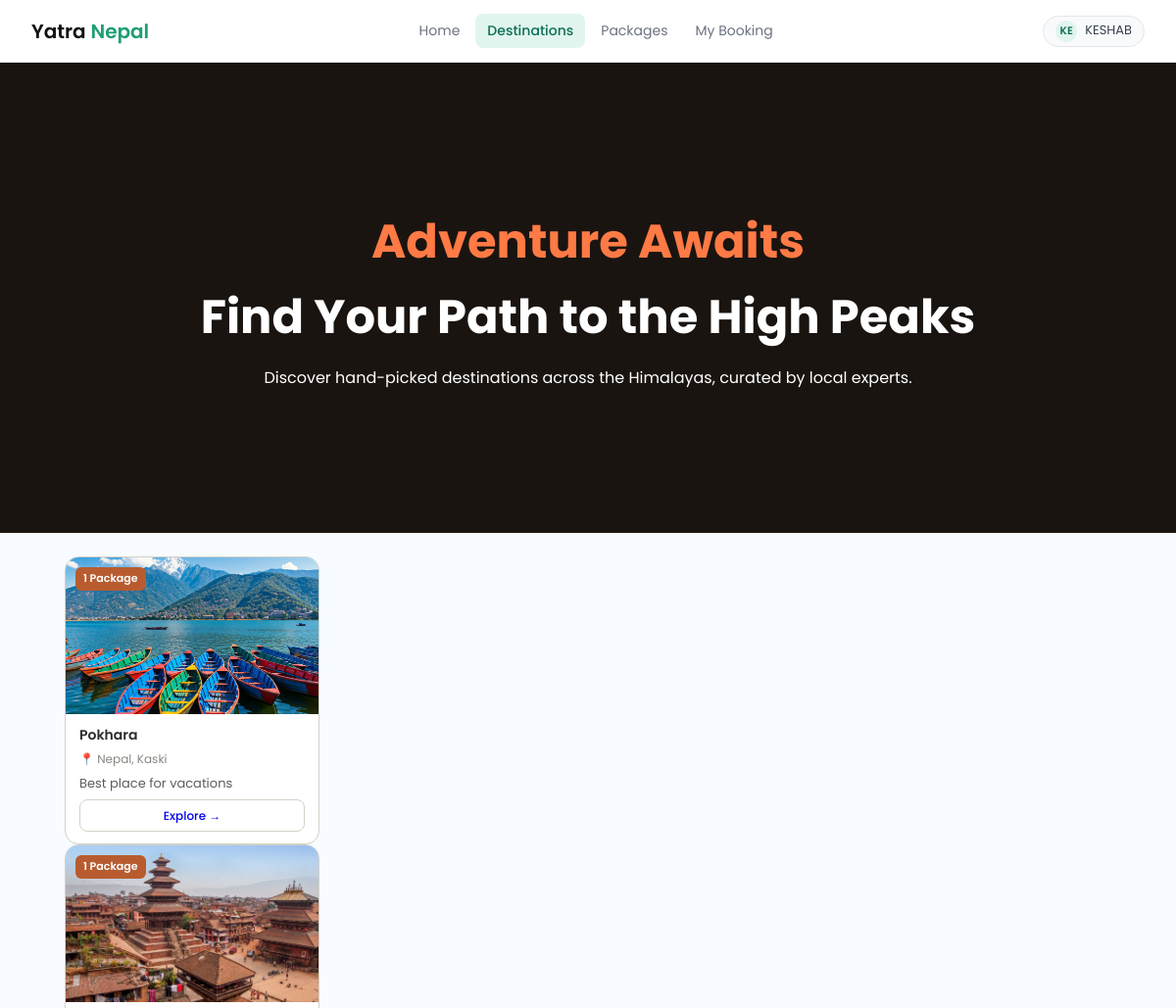
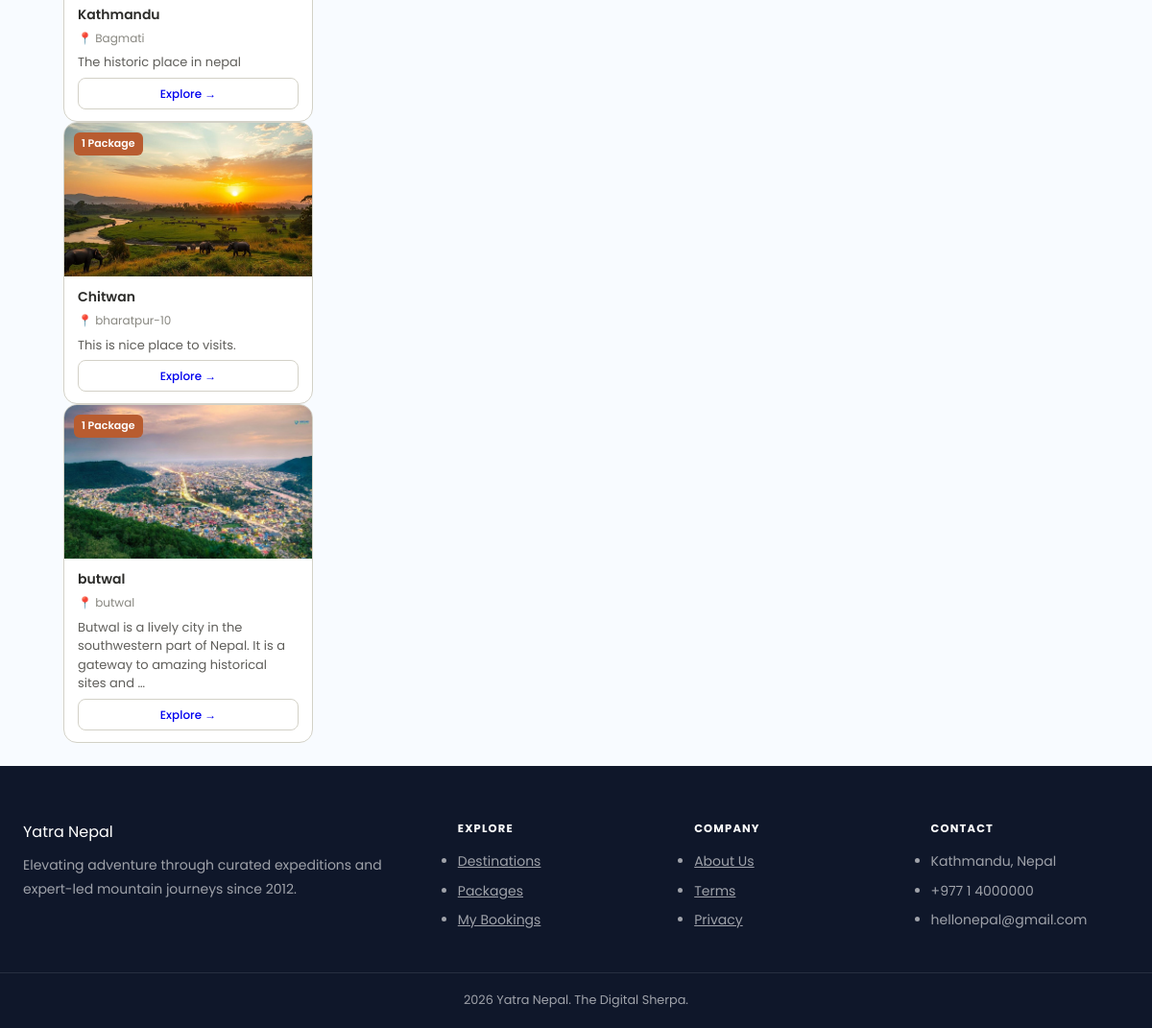
Screenshot of /destination/ (signed in) with the database file from the repository (2 pictures, top to bottom).
### tours/models.py (models this page shows, shortened)
class Destination(models.Model):
    id = models.AutoField(primary_key=True)
    name = models.CharField(max_length=200)
    location = models.CharField(max_length=255)
    latitude = models.FloatField(blank=True, null=True)
    longitude = models.FloatField(blank=True, null=True)
    description = models.TextField(blank=True)
    image = models.ImageField(upload_to='destinations/', blank=True, null=True)
    created_at  = models.DateTimeField(auto_now_add=True)
    class Meta:
        db_table = 'destinations'

### tours/views.py (the view)
# urls.py: path('destination/' , views.destination, name='destinations'),
def destination(request):
    destinations = Destination.objects.all()
    return render(request, "tours/destination.html", {
        'destinations': destinations
    })

### tours/templates/tours/destination.html (shortened to what this page needs)
{% extends "base.html" %}
{% load static %}
{% block main_content %}
<section class="destination-hero">
    <div class="destination-hero-content">
        <h1>Adventure Awaits</h1>
        <h2>Find Your Path to the High Peaks</h2>
        <p>Discover hand-picked destinations across the Himalayas, curated by local experts.</p>
    </div>
</section>
<div class="page-wrap">
  <div class="filter-layout">
    <section>
      {% if destinations %}
      <div class="grid-1" id="dest-grid">
        {% for destination in destinations %}
        <div class="card" data-name="{{ destination.name|lower }}" data-loc="{{ destination.location|lower }}">
          <div class="card-img">
            {% if destination.image %}
            <img src="{{ destination.image.url }}" alt="{{ destination.name }}" />
            {% else %}
            <img src="https://images.unsplash.com/photo-1544735716-392fe2489ffa?w=600&q=80" alt="{{ destination.name }}" />
            {% endif %}
            <span class="card-badge">{{ destination.packages.count }} package{{ destination.packages.count|pluralize }}</span>
          </div>
          <div class="card-body">
            <h3 class="card-title">{{ destination.name }}</h3>
            <p class="card-sub">📍 {{ destination.location }}</p>
            <p class="card-text">{{ destination.description|truncatewords:20 }}</p>
            <a class="btn btn-dark btn-sm" href="{% url 'destination_detail' destination.id %}">Explore →</a>
          </div>
        </div>
        {% endfor %}
      </div>
      {% else %}
      <div class="empty-state">
        <div class="empty-icon">🏔️</div>
        <h3>No destinations yet</h3>
        <p>Check back soon — we're adding amazing new places!</p>
      </div>
      {% endif %}
    </section>
  </div>
</div>
{% endblock %}

### tours/templates/base.html (shortened to what this page needs)
<!DOCTYPE html>
{% load static %}
<html lang="en">
<head>
    <link rel="stylesheet" href="{% static 'css/style.css' %}">
</head>
<body>
    <header class="header">
    <div class="logo">
      <h2>Yatra <span>Nepal</span></h2>
    </div>
    <nav class="nav">
      <a href="{% url 'home' %}" class="{% if request.resolver_match.url_name == 'home' %}active{% endif %}">Home</a>
      <a href="{% url 'destinations' %}" class="{% if request.resolver_match.url_name == 'destinations' %}active{% endif %}">Destinations</a>
      <a href="{% url 'packages' %}" class="{% if request.resolver_match.url_name == 'packages' %}active{% endif %}">Packages</a>
      {% if user.is_authenticated %}
      <a href="{% url 'my_bookings' %}" class="{% if 'booking' in request.resolver_match.url_name %}active{% endif %}">My Booking</a>
      {% endif %}
    </nav>
    <div class="cta">
      {% if user.is_authenticated %}
        <div class="user-dropdown">
          <div class="user-badge">
            <div class="avatar">{{ user.first_name|slice:":2"|upper|default:user.username|slice:":2"|upper }}</div>
            {{ user.first_name|default:user.username }}
          </div>
        </div>
      {% else %}
        <a class="btn-ghost" href="{% url 'login' %}">Login</a>
        <a class="btn-primary" href="{% url 'register' %}">Sign Up</a>
      {% endif %}
    </div>
</header>
{% block main_content %}
{% endblock %}
<footer class="site-footer">
    <div class="footer-grid">
      <div>
        <div class="brand footer-brand">Yatra Nepal</div>
        <p class="footer-text">Elevating adventure through curated expeditions and expert-led mountain journeys since 2012.</p>
      </div>
      <div>
        <h3 class="footer-heading">Explore</h3>
        <ul class="footer-list">
          <li><a href="{% url 'destinations' %}">Destinations</a></li>
          <li><a href="{% url 'packages' %}">Packages</a></li>
          {% if user.is_authenticated %}<li><a href="#">My Bookings</a></li>{% endif %}
        </ul>
      </div>
      <div>
        <h3 class="footer-heading">Company</h3>
        <ul class="footer-list">
          <li><a href="#">About Us</a></li>
          <li><a href="#">Terms</a></li>
          <li><a href="#">Privacy</a></li>
        </ul>
      </div>
      <div>
        <h3 class="footer-heading">Contact</h3>
        <ul class="footer-list">
          <li>Kathmandu, Nepal</li>
          <li>+977 1 4000000</li>
          <li>hellonepal@gmail.com</li>
        </ul>
      </div>
    </div>
    <div class="footer-bottom">
      <p> 2026 Yatra Nepal. The Digital Sherpa.</p>
    </div>
  </footer>
</body>
</html>

### tours/static/css/style.css (style rules this page uses)
* { margin: 0; padding: 0; box-sizing: border-box; }
:root { --primary-color: #2f6bff; --secondary-color: #ff7a45; --search-background-color: #eef2ff; --text-color: #0f172a; --border-color: #cbd5e1; --white: #ffffff; --dark: #0f172a; --surface: #f8fafc; }
body { font-family: "Poppins", sans-serif; color: var(--text-color); background-color: #f8fbff; line-height: 1.6; }
.header { display: flex; align-items: center; justify-content: space-between; padding: 0 2rem; height: 64px; background: #fff; border-bottom: 1px solid #e5e7eb; gap: 1.5rem; }
.logo h2 { font-size: 20px; font-weight: 600; color: #111; }
.logo span { color: #1D9E75; }
.nav { display: flex; align-items: center; gap: 0.25rem; }
.nav a { font-size: 14px; color: #6b7280; text-decoration: none; padding: 6px 12px; border-radius: 8px; transition: background 0.15s, color 0.15s; }
.nav a.active { color: #0F6E56; background: #E1F5EE; font-weight: 500; }
.cta { display: flex; align-items: center; gap: 8px; }
.user-badge { display: flex; align-items: center; gap: 8px; font-size: 13px; color: #374151; background: #f9fafb; border: 1px solid #e5e7eb; border-radius: 99px; padding: 4px 12px; cursor: pointer; position: relative; }
.user-dropdown { position: relative; }
.avatar { width: 22px; height: 22px; border-radius: 50%; background: #E1F5EE; display: flex; align-items: center; justify-content: center; font-size: 11px; font-weight: 600; color: #0F6E56; }
.btn { display: inline-block; text-decoration: none; border-radius: 8px; font-size: 14px; font-weight: 500; padding: 10px 22px; cursor: pointer; }
.btn-sm { padding: 5px 12px; font-size: 12px; }
.site-footer { background: var(--dark); color: rgba(255,255,255,.6); margin-top: auto; position: sticky; }
.footer-grid { max-width: 1200px; margin: 0 auto; padding: 56px 24px 36px; display: grid; grid-template-columns: 2fr 1fr 1fr 1fr; gap: 40px; }
.footer-brand { color: var(--white); margin-bottom: 10px; }
.footer-text { font-size: .875rem; line-height: 1.75; }
.footer-heading { font-size: .72rem; font-weight: 700; text-transform: uppercase; letter-spacing: .1em; color: var(--white); margin-bottom: 14px; }
.footer-list li { margin-bottom: 8px; font-size: .875rem; }
.footer-list a { color: rgba(255,255,255,.6); transition: color .2s; }
.footer-bottom { border-top: 1px solid rgba(255,255,255,.1); text-align: center; padding: 18px 24px; font-size: .8rem; }
.page-wrap { max-width: 900px; margin: 0 auto; }
.destination-hero { background-color: #1a1410; background-size: cover; background-position: center; height: 60vh; display: flex; justify-content: center; align-items: center; text-align: center; color: white; }
.destination-hero-content h1 { font-size: 3rem; color: var(--secondary-color); }
.destination-hero-content h2 { color: white; font-size: 3rem; margin-bottom: 10px; }
*, *::before, *::after { box-sizing: border-box; margin: 0; padding: 0; }
.page-wrap { max-width: 1100px; margin: 0 auto; padding: 1.5rem 1rem; }
.filter-layout { display: grid; grid-template-columns: 260px 1fr; gap: 1.5rem; align-items: start; }
.btn { display: inline-flex; align-items: center; justify-content: center; font-family: inherit; font-size: 13px; font-weight: 500; border-radius: 10px; cursor: pointer; transition: background 0.15s, transform 0.1s; border: 1px solid #D3D1C7; padding: 9px 16px; text-decoration: none; }
.btn-sm { font-size: 12px; padding: 6px 12px; border-radius: 8px; }
.card { background: #fff; border-radius: 14px; border: 0.5px solid #D3D1C7; overflow: hidden; display: flex; flex-direction: column; }
.card-img { position: relative; height: 160px; overflow: hidden; }
.card-img img { width: 100%; height: 100%; object-fit: cover; display: block; }
.card-badge { position: absolute; top: 10px; left: 10px; background: #B85C30; color: #fff; font-size: 11px; font-weight: 600; padding: 3px 8px; border-radius: 6px; text-transform: capitalize; }
.card-body { padding: 12px 14px; display: flex; flex-direction: column; gap: 6px; flex: 1; }
.card-title { font-size: 14px; font-weight: 600; color: #2C2C2A; line-height: 1.3; }
.card-sub { font-size: 12px; color: #888780; }
.card-text { font-size: 13px; color: #5F5E5A; line-height: 1.5; flex: 1; }

### rows the page displays
Destination: image (picture), packages.count "1", name "Pokhara", location "Nepal, Kaski", description "Best place for vacations"
Destination: image (picture), packages.count "1", name "Kathmandu", location "Bagmati", description "The historic place in nepal"
Destination: image (picture), packages.count "1", name "Chitwan", location "bharatpur-10", description "This is nice place to visits."
Destination: image (picture), packages.count "1", name "butwal", location "butwal", description "Butwal is a lively city in the southwestern part of Nepal. It is a gateway to amazing historical sites and …"

### other values shown
{{ user.first_name|default:user.username }} "KESHAB"
